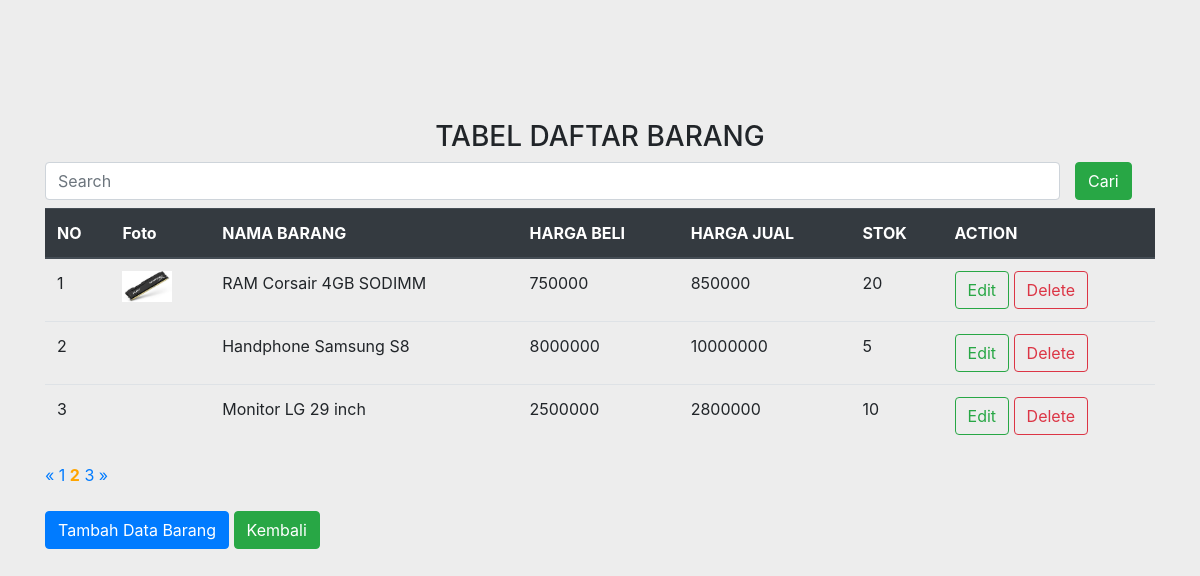
The page /nutech/index.php?halaman=2 on the database its author committed.
### tables this page shows
CREATE TABLE `tabel_barang` (
  `id` int(11) NOT NULL,
  `foto_barang` varchar(100) NOT NULL,
  `nama_barang` varchar(100) NOT NULL,
  `harga_beli` int(100) NOT NULL,
  `harga_jual` int(100) NOT NULL,
  `stok` int(100) NOT NULL
);

### nutech/functions.php (called while the page is built, shortened)
<?php
$conn = mysqli_connect("localhost", "root", "", "nutech_integrasi");
function query($query) {
	global $conn;
	$result = mysqli_query($conn, $query);
	$rows = [];
	while($row = mysqli_fetch_assoc($result) ) {
		$rows[] = $row;
	}
	return $rows;
}
?>

### nutech/index.php (the view, shortened to what this page needs)
<?php
require 'functions.php';
$isitabel = query ("SELECT * FROM tabel_barang");
	$jumlahdataPerHalaman = 3;
	$jumlahData = count(query("SELECT * FROM tabel_barang"));
	$jumlahHalaman = ceil($jumlahData / $jumlahdataPerHalaman);
	$halamanAktif = ( isset($_GET["halaman"]) ) ? $_GET["halaman"] : 1;
	$awalData = ( $jumlahdataPerHalaman * $halamanAktif ) - $jumlahdataPerHalaman;
	$isitabel = query("SELECT * FROM tabel_barang LIMIT $awalData, $jumlahdataPerHalaman");
?>
<!DOCTYPE html>
<html lang="en">
<head>
	<link rel="stylesheet" href="style.css">
	<link rel="stylesheet" href="https://stackpath.bootstrapcdn.com/bootstrap/4.3.1/css/bootstrap.min.css">
</head>
<body>
	<div class="container" >
		<h3 class="text-center">TABEL DAFTAR BARANG</h3>
		<form class="form-group row mb-2" action="" method="post">
			<div class="col-sm-11">
			    <input type="text" class="form-control" autofocus autocomplete="off" placeholder="Search" name="keyword">
			</div>
			<button class="btn btn-success" name="cari">Cari</button>
		</form>
		<table class="table">
		  <thead class="thead-dark">
		    <tr>
		      <th scope="col">NO</th>
		      <th scope="col">Foto</th>
		      <th scope="col">NAMA BARANG</th>
		      <th scope="col">HARGA BELI</th>
		      <th scope="col">HARGA JUAL</th>
		      <th scope="col">STOK</th>
		      <th scope="col">ACTION</th>
		    </tr>
		  </thead>
		  <tbody>
			<?php $a = 1; ?>
			<?php foreach ($isitabel as $row) : ?>
		    <tr>
		      <td><?= $a; ?></td>
		      <td><img src="image/<?= $row["foto_barang"]; ?>" alt="" style="width: 50px;"></td>
		      <td><?= $row["nama_barang"]; ?></td>
		      <td><?= $row["harga_beli"]; ?></td>
		      <td><?= $row["harga_jual"]; ?></td>
		      <td><?= $row["stok"]; ?></td>
		      <td>
		      	<a href="ubah.php?id=<?= $row["id"]; ?>" class="btn btn-outline-success" role="button">Edit </a>
		      	<a href="hapus.php?id=<?= $row["id"]; ?>" onclick="return confirm('Apakah data akan dihapus ?');" class="btn btn-outline-danger" role="<button></button>">Delete</a>
		      </td>
		    </tr>
		    <?php $a++; ?>
		<?php endforeach ?>
		  </tbody>
		</table>
		<div class="navigasi" class="text-center">
			<?php if ($halamanAktif > 1) : ?>
				<a href="?halaman=<?= $halamanAktif -1; ?>">&laquo;</a>
			<?php endif; ?>
			<?php for( $i = 1; $i <= $jumlahHalaman; $i++) : ?>
				<?php if( $i == $halamanAktif) : ?>
					<a href="?halaman=<?= $i; ?>" style="font-weight: bold; color:orange;" ><?= $i; ?></a>
				<?php else : ?>
					<a href="?halaman=<?= $i; ?>"><?= $i; ?></a>
				<?php endif; ?>
			<?php endfor; ?>
			<?php if ($halamanAktif < $jumlahHalaman) : ?>
				<a href="?halaman=<?= $halamanAktif +1; ?>">&raquo;</a>
			<?php endif; ?>
			<br>
			<br>
		</div>
		<a href="tambah_data.php" class="btn btn-primary" role="button" aria-pressed="true" style="margin-bottom: 30px;">Tambah Data Barang</a>
		<a href="index.php" class="btn btn-success" role="button" aria-pressed="true" style="margin-bottom: 30px;">Kembali</a>
	</div>
</body>
</html>

### nutech/style.css (style rules this page uses)
body { background-color: #ededed !important; }
.container { padding: 10%; }
h3 { text-align: center; }

### rows shown on the page
tabel_barang: foto_barang (picture), nama_barang "RAM Corsair 4GB SODIMM", harga_beli "750000", harga_jual "850000", stok "20"
tabel_barang: nama_barang "Handphone Samsung S8", harga_beli "8000000", harga_jual "10000000", stok "5"
tabel_barang: nama_barang "Monitor LG 29 inch", harga_beli "2500000", harga_jual "2800000", stok "10"
